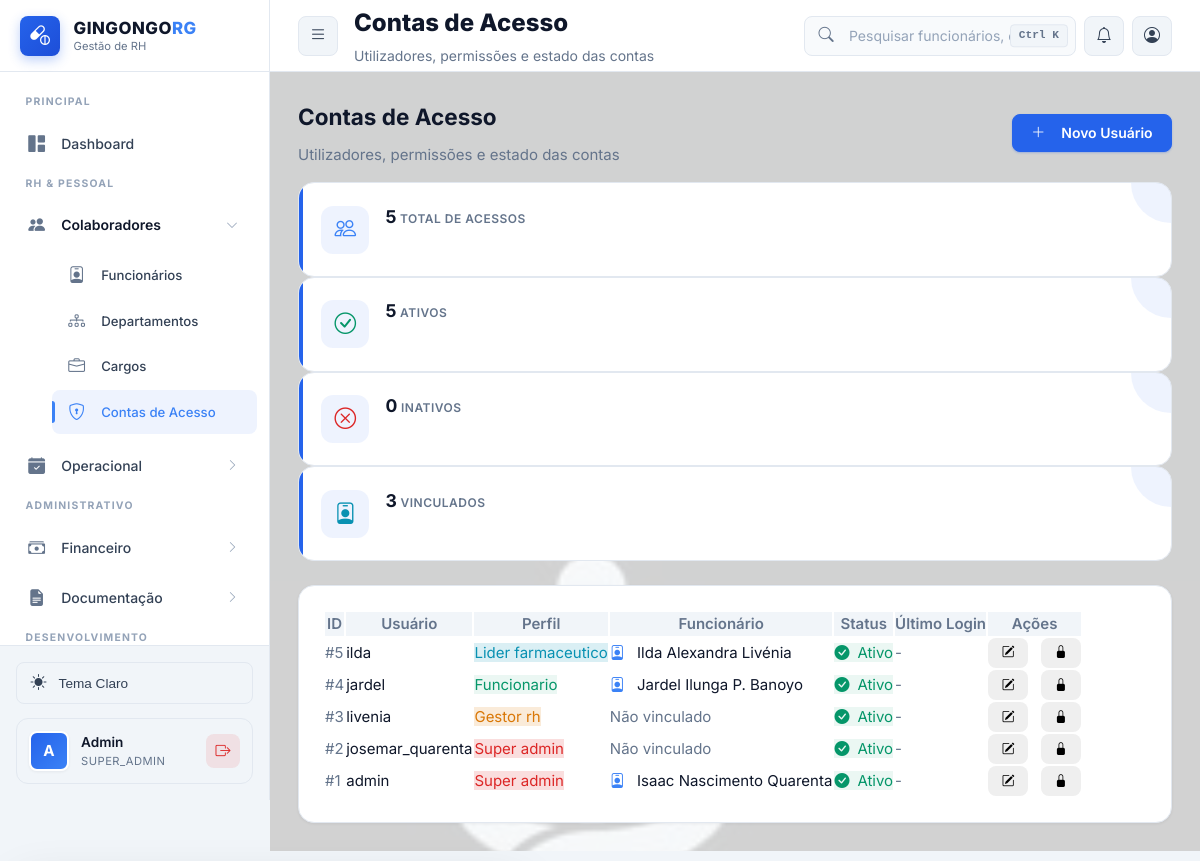
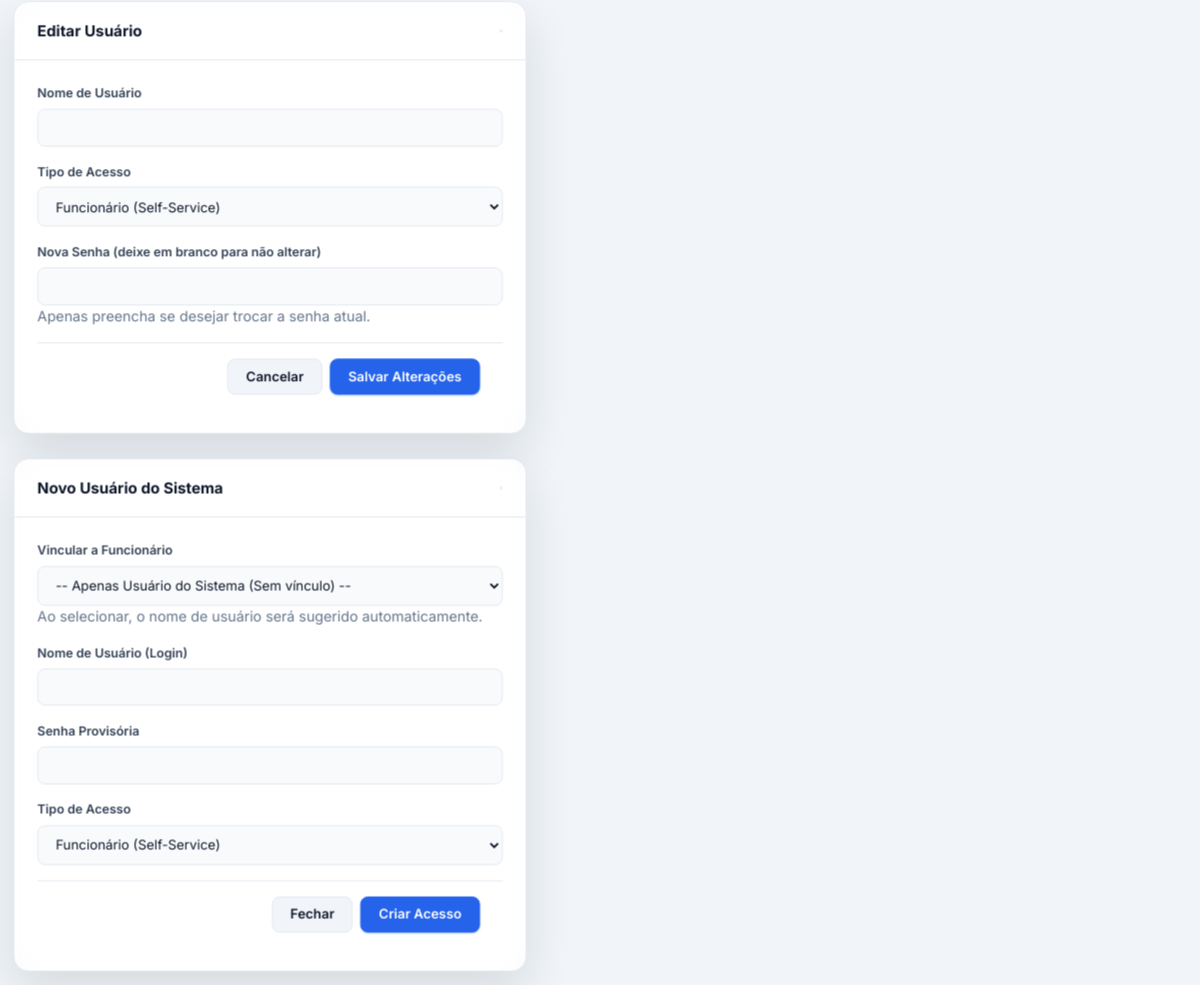
/usuarios.php (signed in), run on the app's committed database (2 pictures, top to bottom).
### tables this page shows
CREATE TABLE IF NOT EXISTS usuarios (
    id INT AUTO_INCREMENT PRIMARY KEY,
    username VARCHAR(50) NOT NULL UNIQUE,
    password_hash VARCHAR(255) NOT NULL,
    nome VARCHAR(200) NULL,
    email VARCHAR(100) NULL,
    foto VARCHAR(500) NULL,
    tipo_acesso ENUM('super_admin', 'admin', 'gestor_rh', 'funcionario_rh', 'lider_farmaceutico', 'funcionario') NOT NULL DEFAULT 'funcionario',
    ativo BOOLEAN DEFAULT TRUE,
    ultimo_login TIMESTAMP NULL,
    created_at TIMESTAMP DEFAULT CURRENT_TIMESTAMP,
    updated_at TIMESTAMP DEFAULT CURRENT_TIMESTAMP ON UPDATE CURRENT_TIMESTAMP,
    INDEX idx_username (username),
    INDEX idx_tipo_acesso (tipo_acesso),
    INDEX idx_ativo (ativo)
);

CREATE TABLE IF NOT EXISTS funcionarios (
    id INT AUTO_INCREMENT PRIMARY KEY,
    nome_completo VARCHAR(200) NOT NULL,
    bi VARCHAR(30) NOT NULL UNIQUE,
    data_nascimento DATE NOT NULL,
    sexo ENUM('M', 'F', 'Outro') NOT NULL,
    telefone VARCHAR(20),
    email VARCHAR(100),
    endereco TEXT,

     
    departamento_id INT NOT NULL,
    cargo_id INT NOT NULL,
    data_admissao DATE NOT NULL,
    data_demissao DATE NULL,
    tipo_contrato ENUM('Tempo_Indeterminado', 'Tempo_Determinado', 'Estagio', 'Temporario') DEFAULT 'Tempo_Indeterminado',
    status ENUM('ativo', 'ferias', 'afastado', 'demitido') DEFAULT 'ativo',

     
    salario_atual DECIMAL(10, 2) NOT NULL,
    banco VARCHAR(100),
    agencia VARCHAR(20),
    conta VARCHAR(30),
    iban VARCHAR(50) NULL,
    nif_angolano VARCHAR(20) NULL,
    foto VARCHAR(500) NULL,
    
     
    usuario_id INT NULL,
    
     
    created_at TIMESTAMP DEFAULT CURRENT_TIMESTAMP,
    updated_at TIMESTAMP DEFAULT CURRENT_TIMESTAMP ON UPDATE CURRENT_TIMESTAMP,
    
     
    FOREIGN KEY (departamento_id) REFERENCES departamentos(id) ON DELETE RESTRICT,
    FOREIGN KEY (cargo_id) REFERENCES cargos(id) ON DELETE RESTRICT,
    FOREIGN KEY (usuario_id) REFERENCES usuarios(id) ON DELETE SET NULL,
    
     
    INDEX idx_bi (bi),
    INDEX idx_nome (nome_completo),
    INDEX idx_status (status),
    INDEX idx_departamento (departamento_id),
    INDEX idx_cargo (cargo_id),
    INDEX idx_data_admissao (data_admissao)
);

### public/usuarios.php (the view, shortened to what the rows shown need)
<?php
$db = Database::getInstance()->getConnection();
$stmt = $db->query("
    SELECT u.*, f.nome_completo as funcionario_nome
    FROM usuarios u
    LEFT JOIN funcionarios f ON f.usuario_id = u.id
    ORDER BY u.id DESC
");
$usuarios = $stmt->fetchAll();
?>
<!DOCTYPE html>
<html lang="pt-BR">
<head>
    <link rel="stylesheet" href="https://cdn.jsdelivr.net/npm/bootstrap-icons@1.11.3/font/bootstrap-icons.min.css">
    <link rel="stylesheet" href="css/style-2026.css">
</head>
<body class="dashboard-body">
    <div class="app-wrapper">
        <?php include 'includes/sidebar.php'; ?>
        <div class="main-area" id="mainArea">
            <?php
            include 'includes/topbar.php';
            ?>
            <div class="content-body">
                <div class="d-flex justify-content-between align-items-center mb-3">
                    <div>
                        <h2 class="mb-1">Contas de Acesso</h2>
                    </div>
                </div>
                <div class="card bg-dark-glass">
                    <div class="card-body p-0">
                        <div class="table-responsive">
                            <table class="table table-hover align-middle mb-0">
                                <thead>
                                    <tr>
                                        <th>ID</th>
                                        <th>Usuário</th>
                                        <th>Perfil</th>
                                        <th>Funcionário</th>
                                        <th>Status</th>
                                        <th>Último Login</th>
                                        <th class="text-end">Ações</th>
                                    </tr>
                                </thead>
                                <tbody>
                                    <?php foreach ($usuarios as $u): ?>
                                    <tr>
                                        <td class="text-muted small">#<?php echo $u['id']; ?></td>
                                        <td class="fw-semibold"><?php echo htmlspecialchars($u['username']); ?></td>
                                        <td>
                                            <?php
$roleColors = [
    'super_admin' => 'badge-danger',
    'admin' => 'badge-danger',
    'gestor_rh' => 'badge-warning',
    'lider_farmaceutico' => 'badge-info',
    'funcionario' => 'badge-success',
    'funcionario_rh' => 'badge-info',
    'geral' => 'badge-secondary'
];
$roleClass = $roleColors[$u['tipo_acesso']] ?? 'badge-secondary';
?>
                                            <span class="badge-custom <?php echo $roleClass; ?>"><?php echo ucfirst(str_replace('_', ' ', $u['tipo_acesso'])); ?></span>
                                        </td>
                                        <td>
                                            <?php if ($u['funcionario_nome']): ?>
                                                <span class="text-light">
                                                    <i class="bi bi-person-badge me-1 text-primary"></i>
                                                    <?php echo htmlspecialchars($u['funcionario_nome']); ?>
                                                </span>
                                            <?php else: ?>
                                                <span class="text-muted fst-italic small">Não vinculado</span>
                                            <?php endif; ?>
                                        </td>
                                        <td>
                                            <?php if ($u['ativo']): ?>
                                                <span class="badge-custom badge-success"><i class="bi bi-check-circle-fill me-1"></i>Ativo</span>
                                            <?php else: ?>
                                                <span class="badge-custom badge-danger"><i class="bi bi-x-circle-fill me-1"></i>Inativo</span>
                                            <?php endif; ?>
                                        </td>
                                        <td class="small text-muted"><?php echo $u['ultimo_login'] ? date('d/m/Y H:i', strtotime($u['ultimo_login'])) : '-'; ?></td>
                                        <td class="text-end">
                                            <button class="btn btn-sm btn-outline-primary btn-edit me-1"
                                                    data-id="<?php echo $u['id']; ?>"
                                                    data-username="<?php echo htmlspecialchars($u['username']); ?>"
                                                    data-role="<?php echo $u['tipo_acesso']; ?>"
                                                    title="Editar Usuário">
                                                <i class="bi bi-pencil-square"></i>
                                            </button>
                                            <button class="btn btn-sm <?php echo $u['ativo'] ? 'btn-outline-danger' : 'btn-outline-success'; ?> btn-toggle-status"
                                                    data-id="<?php echo $u['id']; ?>"
                                                    data-status="<?php echo $u['ativo'] ? 0 : 1; ?>"
                                                    title="<?php echo $u['ativo'] ? 'Desativar' : 'Ativar'; ?>">
                                                <i class="bi <?php echo $u['ativo'] ? 'bi-lock-fill' : 'bi-unlock-fill'; ?>"></i>
                                            </button>
                                        </td>
                                    </tr>
                                    <?php endforeach; ?>
                                </tbody>
                            </table>
                        </div>
                    </div>
                </div>
            </div>
        </div>
    </div>
</body>
</html>

### public/includes/sidebar.php (shortened to what the rows shown need)
<?php
if (!isset($user)) {
    if (isset($_SESSION['username'])) {
        $user = [
            'username' => $_SESSION['username'],
            'role' => $_SESSION['tipo_acesso'] ?? 'funcionario',
            'id' => $_SESSION['user_id'] ?? null
        ];
    } else {
        $user = [
            'username' => 'Visitante',
            'role' => 'funcionario',
            'id' => null
        ];
    }
}
?>
<aside class="sidebar" id="sidebar">
    <div class="sidebar-footer">
        <div class="user-card">
            <div class="user-avatar">
                <?php echo strtoupper(substr($user['username'], 0, 1)); ?>
            </div>
            <div class="user-info">
                <div class="user-name"><?php echo htmlspecialchars(ucfirst($user['username'])); ?></div>
                <div class="user-role"><?php echo htmlspecialchars($user['role']); ?></div>
            </div>
            <a href="logout.php" class="user-logout" title="Sair">
                <i class="bi bi-box-arrow-right"></i>
            </a>
        </div>
    </div>
</aside>

### data on the page
usuarios: username "A", username "Admin", tipo_acesso "SUPER_ADMIN"
funcionarios: usuario "5", usuario.username "ilda", usuario.tipo_acesso "Lider farmaceutico", nome_completo "Ilda Alexandra Livénia"
funcionarios: usuario "4", usuario.username "jardel", usuario.tipo_acesso "Funcionario", nome_completo "Jardel Ilunga P. Banoyo"
usuarios: id "3", username "livenia", tipo_acesso "Gestor rh", shows "Não vinculado", ativo 1 (drawn)
usuarios: id "2", username "josemar_quarenta", tipo_acesso "Super admin", shows "Não vinculado", ativo 1 (drawn)
funcionarios: usuario "1", usuario.username "admin", usuario.tipo_acesso "Super admin", nome_completo "Isaac Nascimento Quarenta"

### other printed values
$pageTitle "Contas de Acesso"
$pageSubtitle "Utilizadores, permissões e estado das contas"
count($usuarios) "5"
$ativos "5"
$inativos "0"
$vinculados "3"
